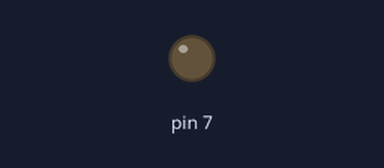
Bench run of a sketch on a simulated Arduino Uno, built with avr-gcc and run on an emulated ATmega328P. Shown: output pins drawn as LEDs (lit = HIGH). Dashed ring = blinking. At 4.2 s the program stops and its outputs stay as they are.

Above: at 0.5 s.
At 1.95 s:
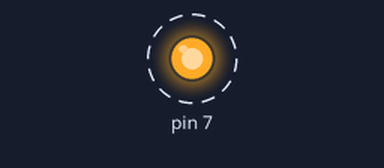
Timing chart, 0 to 3.0 s (numbered marks = the images above):
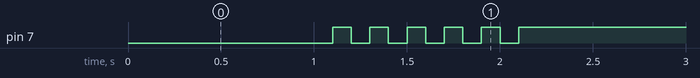

Measured:
- by itself, pin 7: alternates HIGH for 0.10 s and LOW for 0.10 s, 11 changes in all, then stays HIGH

The sketch:

05_practice_2.ino
```cpp
void setup(){
    pinMode(7, OUTPUT);
}

void loop(){
  digitalWrite(7, LOW);
  delay(1000);
  for (int i=0; i < 6; i++) {
    digitalWrite(7, LOW);
    delay(100);
    digitalWrite(7, HIGH);
    delay(100);
  }
  while (true) {
    delay(1000);
  }
}
```
